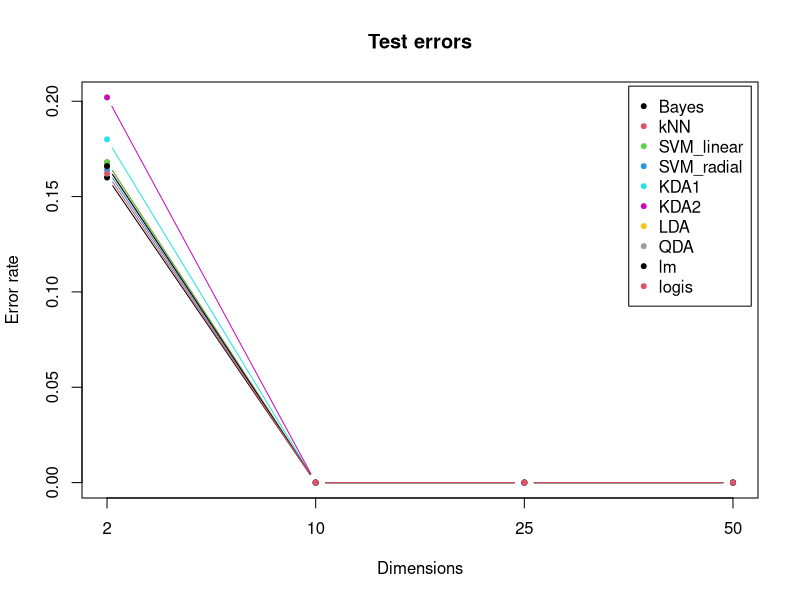
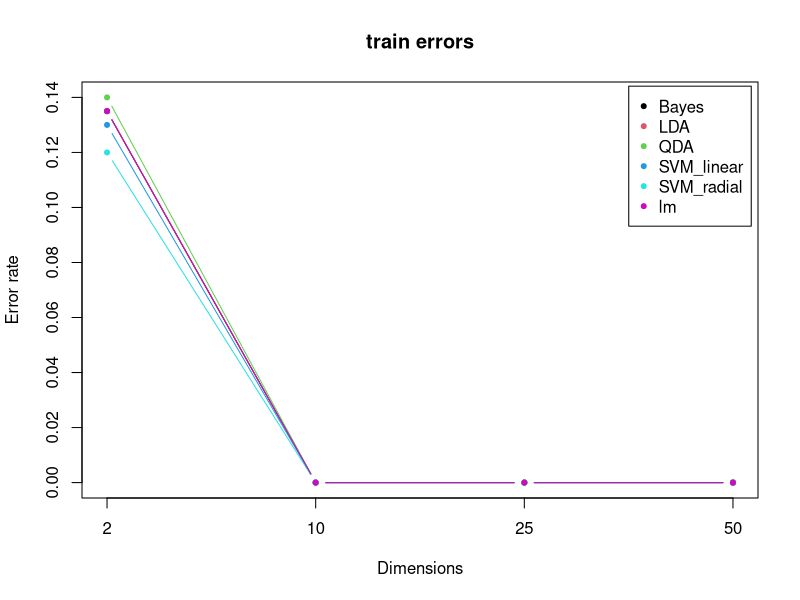
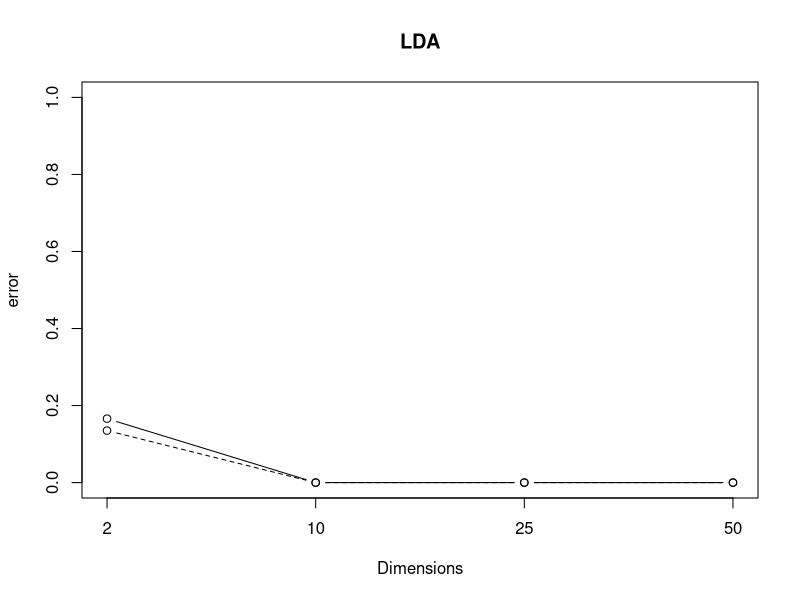
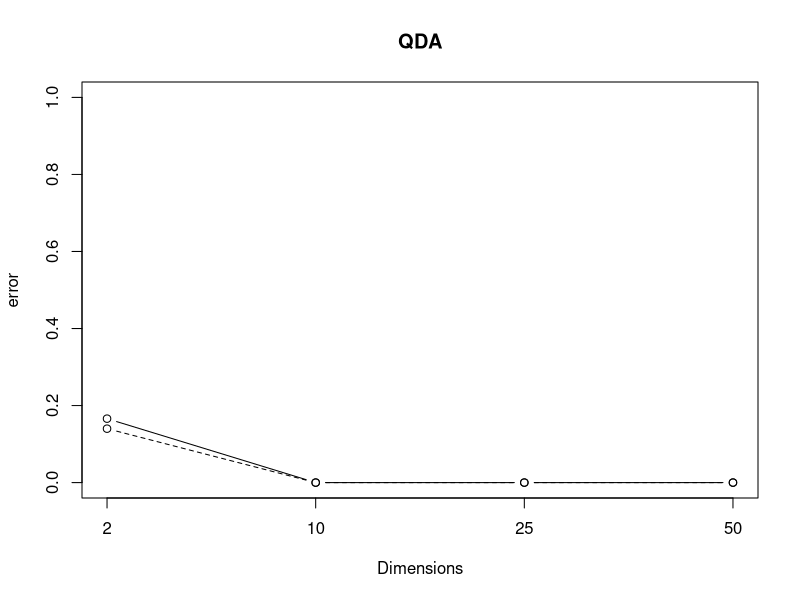
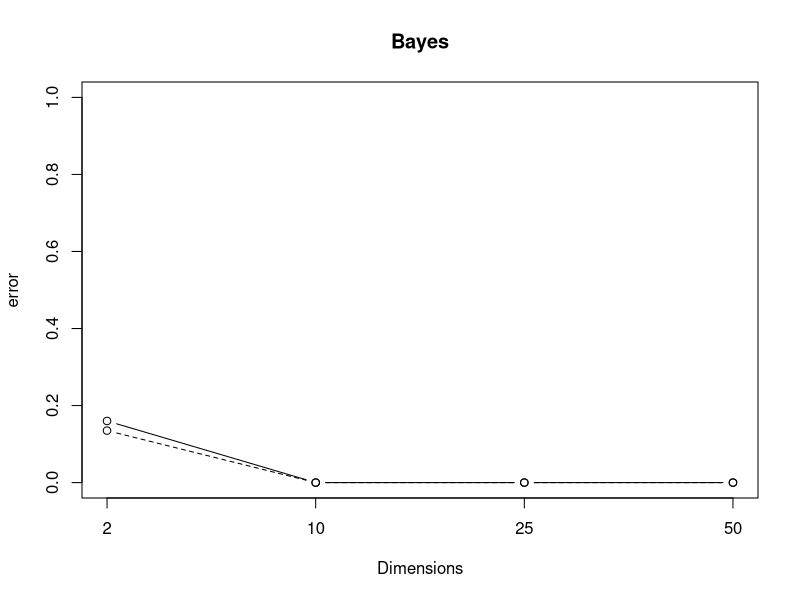
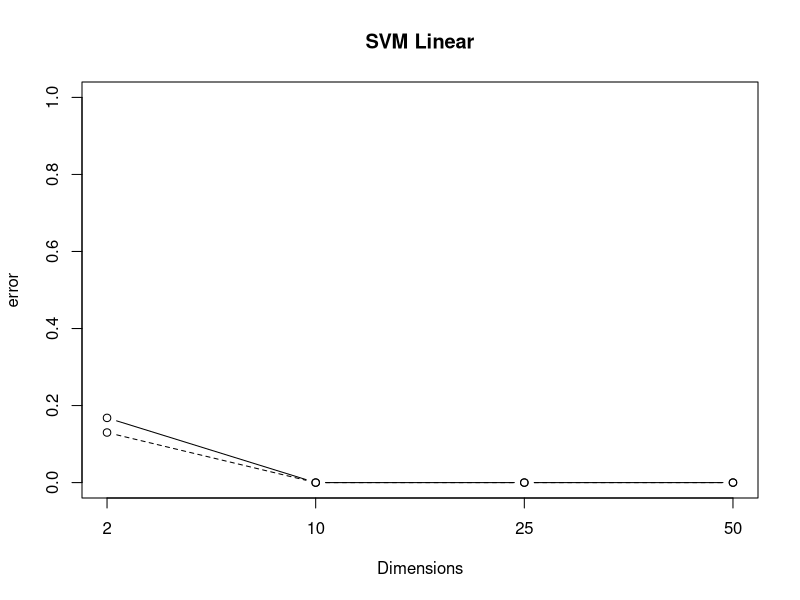
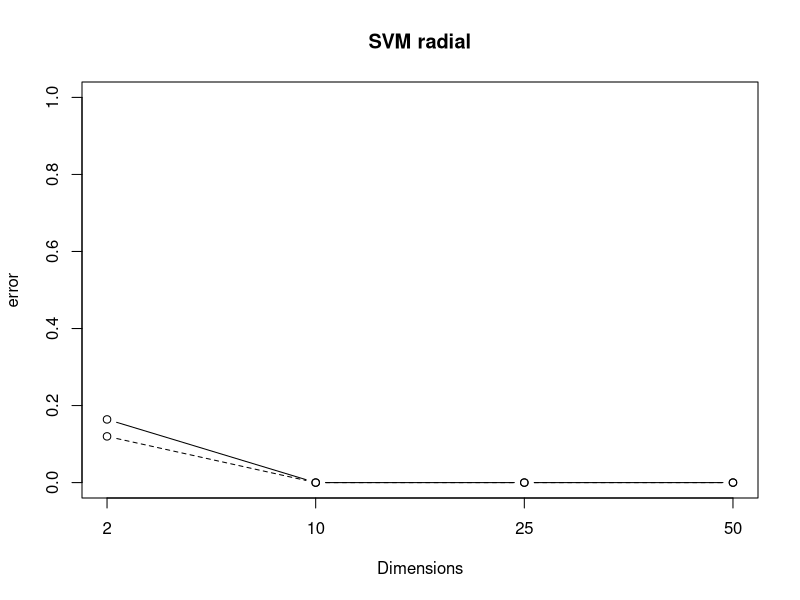

These charts were generated, in order, by the following R code:
############################################
#			Q1
############################################

###########
# Q1.1
###########

library(mvtnorm)
library(e1071)
library(class)
library(MASS)

# function to generate d-dim Normal(mu,I)

generate=function(n,d,mu){
  rmvnorm(n,mu,diag(d))
}

# to estimate kernel density using gaussian kernels
kde=function(x,x_sample,d,h,n){
  sum=0
  for(i in 1:n)sum=sum+dmvnorm(x,mean=x_sample[i,],sigma=(h^2)*diag(d))
  est=sum/n
}

# estimates kernel density with uniform kernel
kde_uniform=function(x,x_sample,d,h,n){
  sum=0
  for(i in 1:n)sum=sum+ifelse(abs(x-x_sample[i,])<h/2,1,0)
  est=sum/n
}

# to calculate bayes risk for this particular problem

bayes=function(x,mu1,mu2,d,pi0){
  pi0*dmvnorm(x,mean=mu1,sigma=diag(d))-(1-pi0)*dmvnorm(x,mean=mu2,sigma =diag(d))
}

d=c(2,10,25,50) # dimensions 

x_train=list();x_test=list() # contains all the data

# placeholders for Misclassification rates for the classifiers

MR_Bayes_test=rep(0,length(d))
MR_knn_test=rep(0,length(d))
MR_svm_1_test=rep(0,length(d))
MR_svm_2_test=rep(0,length(d))
MR_kde_test=rep(0,length(d))
MR_log_test=rep(0,length(d))
MR_lda_test=rep(0,length(d))
MR_qda_test=rep(0,length(d))
MR_lm_test=rep(0,length(d))
MR_kde_unif_test=rep(0,length(d))

K=rep(0,length(d)) # contains all the choices of K in kNN for each dimension

MR_Bayes_train=rep(0,length(d))
MR_knn_train=rep(0,length(d))
MR_svm_1_train=rep(0,length(d))
MR_svm_2_train=rep(0,length(d))
MR_kde_train=rep(0,length(d))
MR_log_train=rep(0,length(d))
MR_lda_train=rep(0,length(d))
MR_qda_train=rep(0,length(d))
MR_lm_train=rep(0,length(d))
MR_kde_unif_train=rep(0,length(d))

set.seed(42)

options(warn=-1)

for(i in 1:length(d)){
  
  # params for data
  mu1=rep(0,d[i])
  mu2=c(d[i],rep(0,(d[i]-1)))
  
  #==================
  # data generation
  #==================
  x11=generate(100,d[i],mu1)
  x12=generate(100,d[i],mu2)
  x_train[[i]]=rbind(x11,x12)
  y_train=c(rep(0,100),rep(1,100))
  
  x21=generate(250,d[i],mu1)
  x22=generate(250,d[i],mu2)
  x_test[[i]]=rbind(x21,x22)
  y_test=c(rep(0,250),rep(1,250))
  
  print(paste('data generated for d=',d[i]))
  
  #==============
  # Bayes error 
  #==============
  
  y_pred=ifelse(apply(x_test[[i]],1,bayes,mu1,mu2,d[i],0.5)>0,0,1)
  MR_Bayes_test[i]=mean(y_test!=y_pred)
  
  y_pred_train=ifelse(apply(x_train[[i]],1,bayes,mu1,mu2,d[i],0.5)>0,0,1)
  MR_Bayes_train[i]=mean(y_train!=y_pred_train)
  
  print('Bayes risk calculated')
  
  
  dat_train=data.frame(x_train[[i]])
  dat_train$y=y_train
  dat_test=data.frame(x_test[[i]])
  #dat_test$y=as.factor(y_test)
  
  #========
  # LDA
  #========
  lda.fit=lda(y~.,dat_train)
  
  # predicting on test set
  pred=predict(lda.fit,dat_test)
  MR_lda_test[i]=mean(pred$class!=y_test)
  
  # predicting on train set
  pred_train=predict(lda.fit,dat_train)
  MR_lda_train[i]=mean(pred_train$class!=y_train)
  
  #======
  # QDA
  #======
  qda.fit=qda(y~.,dat_train)
  
  pred=predict(qda.fit,dat_test)
  MR_qda_test[i]=mean(pred$class!=y_test)
  
  pred_train=predict(qda.fit,dat_train)
  MR_qda_train[i]=mean(pred_train$class!=y_train)
  
  print('LDA QDA done')
  
  # Logistic Regression
  
  glm.fit=glm(as.factor(y)~.,dat_train,family='binomial')
  probs=predict(glm.fit,dat_test,type='response')
  #print(probs)
  pred=rep(0,500)
  pred[probs>0.5]=1
  pred[is.na(pred)==T]=0
  MR_log_test[i]=mean(y_test!=pred)
  
  print('Logistic done')
  
  #==========
  # SVM
  #==========
  
  # SVM Linear
  svmfit_1=svm(as.factor(y)~.,dat_train,kernel='linear',scale=F)
  y_pred=predict(svmfit_1,x_test[[i]])
  MR_svm_1_test[i]=mean(y_test!=y_pred)
  
  y_pred_train=predict(svmfit_1,x_train[[i]])
  MR_svm_1_train[i]=mean(y_train!=y_pred_train)
  
  # SVM radial
  svmfit_2=svm(as.factor(y)~.,dat_train,kernel='radial',scale=F)
  y_pred=predict(svmfit_2,x_test[[i]])
  MR_svm_2_test[i]=mean(y_test!=y_pred)
  
  y_pred_train=predict(svmfit_2,x_train[[i]])
  MR_svm_2_train[i]=mean(y_train!=y_pred_train)
  
  print('SVM done')
  
  #==============
  # kNN
  #==============
  error=numeric(10)
  for(k in 1:10){
    sum=0
    for(j in 1:200){
      train=x_train[[i]][-j,]
      test=x_train[[i]][j,]
      knn.pred=knn(train,test,y_train[-j],k=k)
      sum=sum+sum(knn.pred!=y_train[j])
    }
    error[k]=sum/200
  }
  K[i]=which.min(error)
  knn.pred=knn(x_train[[i]],x_test[[i]],y_train,k=K[i])
  MR_knn_test[i]=mean(knn.pred!=y_test)
  
  print('kNN done')
  
  print('KDE started...will take time')
  
  #==================
  #  KDE
  #================== 
  y_pred=numeric(500)
  for(j in 1:500){
    dist1=as.matrix(dist(rbind(x11,x_test[[i]][j,])))  # calculating the distance from all the obs
    h1=dist1[101,which.min(dist1[101,-101])]  # taking h as the dist from nearest neighbour
    #print(h1)
    p0=kde(x_test[[i]][j,],x11,d=d[i],h=h1,n=100)
    
    dist2=as.matrix(dist(rbind(x12,x_test[[i]][j,])))
    h2=dist2[101,which.min(dist2[101,-101])]
    #print(h2)
    p1=kde(x_test[[i]][j,],x12,d=d[i],h=h2,n=100)
    
    y_pred[j]=ifelse(p0<p1,1,0)
  }
  #print(mean(y_pred))
  MR_kde_test[i]=mean(y_test!=y_pred)
  
  y_pred=numeric(500)
  for(j in 1:500){
    dist1=as.matrix(dist(rbind(x11,x_test[[i]][j,])))
    h1=dist1[101,which.min(dist1[101,-101])]
    #print(h1)
    p0=kde_uniform(x_test[[i]][j,],x11,d=d[i],h=h1,n=100)
    
    dist2=as.matrix(dist(rbind(x12,x_test[[i]][j,])))
    h2=dist2[101,which.min(dist2[101,-101])]
    #print(h2)
    p1=kde_uniform(x_test[[i]][j,],x12,d=d[i],h=h2,n=100)
    
    y_pred[j]=ifelse(p0<p1,1,0)
  }
  MR_kde_unif_test[i]=mean(y_test!=y_pred)
  print('KDE done')
  
  
  
  # Linear regression
  dat_train$y[y_train==0]=-1
  lm.fit=lm(as.numeric(y)~.,dat_train)
  pred=predict(lm.fit,dat_test)
  pred=ifelse(pred>0,1,0)
  #table(y_test,pred)
  #pred=as.factor(pred)
  MR_lm_test[i]=mean(y_test!=pred)
  
  pred_train=predict(lm.fit,dat_train)
  pred_train=ifelse(pred_train>0,1,0)
  MR_lm_train[i]=mean(y_train!=pred_train)
  
  print('lm done')
} 

#===========================
# to plot the test errors
#===========================
MR_test=matrix(c(MR_Bayes_test,MR_knn_test,MR_svm_1_test,MR_svm_2_test,MR_kde_test,MR_kde_unif_test,MR_lda_test,MR_qda_test,MR_lm_test,MR_log_test),ncol=length(d),byrow=T)
names=c('Bayes','kNN','SVM_linear','SVM_radial','KDA1','KDA2','LDA','QDA','lm','logis')
rownames(MR_test)=names
matplot(t(MR_test),type='b',lwd=1,pch=20,ylab='Error rate',xlab='Dimensions',col=1:10,lty=1,xaxt='n',main='Test errors')
legend('topright',inset=0.01,col=1:10,names,pch=20)
axis(at=1:length(d),side=1,las=0,labels = d)

#==========================
# to plot the train  errors
#==========================
MR_train=matrix(c(MR_Bayes_train,MR_lda_train,MR_qda_train,MR_svm_1_train,MR_svm_2_train,MR_lm_train),ncol=length(d),byrow=T)
matplot(t(MR_train),type='b',lwd=1,pch=20,ylab='Error rate',xlab='Dimensions',col=1:9,lty=1,xaxt='n',main='train errors')
names=c('Bayes','LDA','QDA','SVM_linear','SVM_radial','lm')
axis(at=1:length(d),side=1,las=0,labels = d)
legend('topright',inset=0.01,col=1:9,names,pch=20)


# LDA plots
plot(MR_lda_test,type='b',ylim=c(0,1),xlab='Dimensions',xaxt='n',ylab='error',main='LDA')
lines(1:4,MR_lda_train,type='b',lty=2)
axis(at=1:length(d),side=1,las=0,labels = d)

# QDA plots
plot(MR_qda_test,type='b',ylim=c(0,1),xlab='Dimensions',xaxt='n',ylab='error',main='QDA')
lines(1:4,MR_qda_train,type='b',lty=2)
axis(at=1:length(d),side=1,las=0,labels = d)

# Bayes plots
plot(MR_Bayes_test,type='b',ylim=c(0,1),xlab='Dimensions',xaxt='n',ylab='error',main='Bayes')
lines(1:4,MR_Bayes_train,type='b',lty=2)
axis(at=1:length(d),side=1,las=0,labels = d)

# SVM Linear plots
plot(MR_svm_1_test,type='b',ylim=c(0,1),xlab='Dimensions',xaxt='n',ylab='error',main='SVM Linear')
lines(1:4,MR_svm_1_train,type='b',lty=2)
axis(at=1:length(d),side=1,las=0,labels = d)

# SVM radial plots
plot(MR_svm_2_test,type='b',ylim=c(0,1),xlab='Dimensions',xaxt='n',ylab='error',main='SVM radial')
lines(1:4,MR_svm_2_train,type='b',lty=2)
axis(at=1:length(d),side=1,las=0,labels = d)
